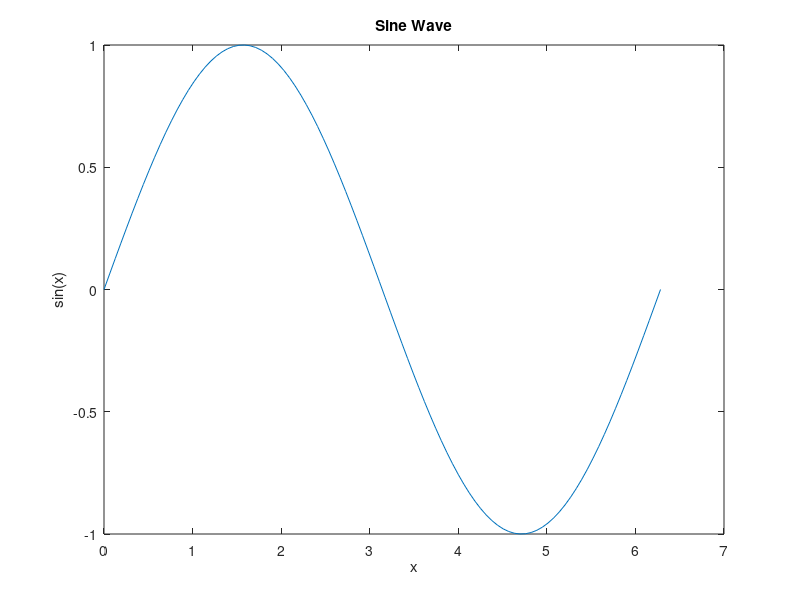

Write MATLAB code to recreate this figure.
% example.m
x = linspace(0, 2*pi, 100);
y = sin(x);
plot(x, y);
title('Sine Wave');
xlabel('x');
ylabel('sin(x)');
print('sine_wave.png');